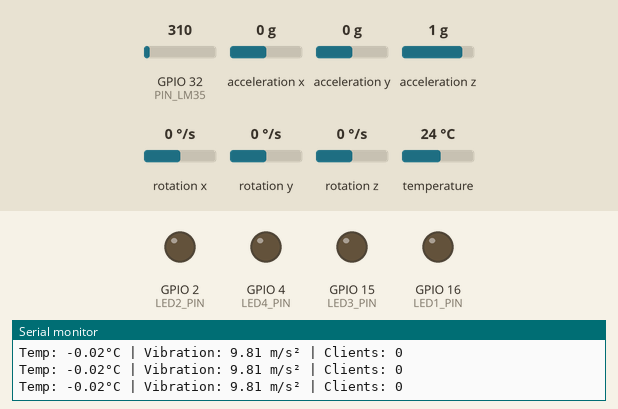
A sketch run on a simulated ESP32. Shown: output pins drawn as LEDs (lit = HIGH), the last lines printed to the serial monitor. Inputs (shaded band) come from the test bench; at power-on: acceleration x 0 g, GPIO 32 (PIN_LM35) = 310, acceleration y 0 g, acceleration z 1 g, rotation x 0 °/s, rotation y 0 °/s, rotation z 0 °/s, temperature 24 °C (analog values on the 0–4095 scale). WiFi joins after 1.5 s; servers stay silent unless stated.

Above: at 2.8 s.
2.9 s: acceleration x set to -0.6 g
4.4 s: acceleration x set to -0.9 g
At 5.3 s:
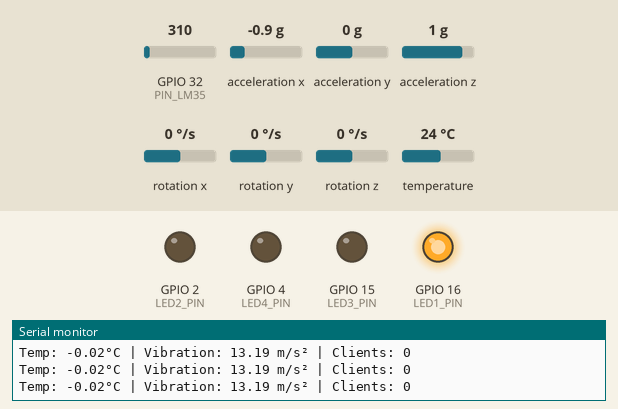
5.9 s: GPIO 32 (PIN_LM35) set to 765
7.4 s: GPIO 32 (PIN_LM35) set to 849
At 7.8 s:
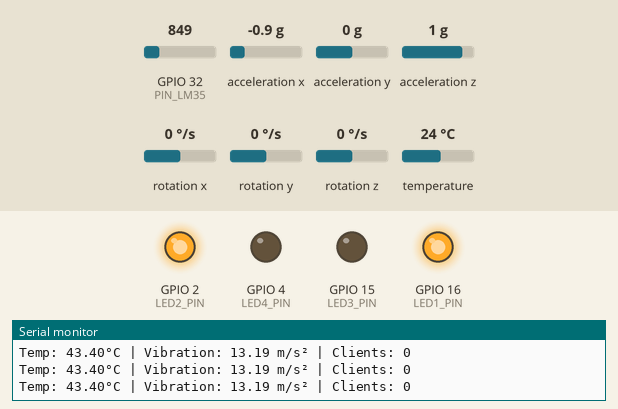
8.9 s: GPIO 32 (PIN_LM35) set to 992
At 10.3 s:
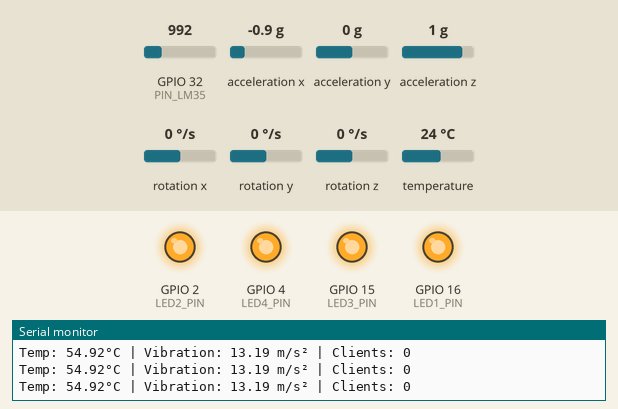
Timing chart, 0 to 11.9 s (numbered marks = the images above; inputs shaded):
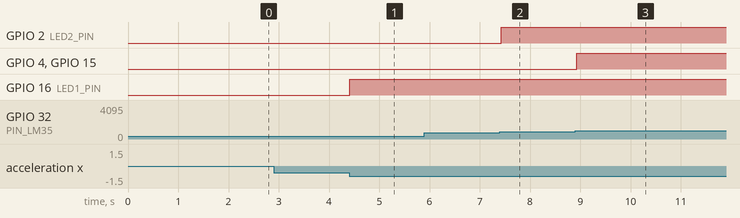

Measured:
- the behaviour switches between -0.7 and -0.8 g on acceleration x (found by bisection; images 0 and 1)
- the behaviour switches between 806 and 807 on GPIO 32 (PIN_LM35) (found by bisection; images 1 and 2)
- after the input at 4.4 s, GPIO 16 (LED1_PIN): LOW → HIGH at once
- after the input at 7.4 s, GPIO 2 (LED2_PIN): LOW → HIGH at once
- after the input at 8.9 s, GPIO 4 (LED4_PIN), GPIO 15 (LED3_PIN): LOW → HIGH at once

The sketch:

lm35-temp-test.ino
```cpp
#include <Adafruit_MPU6050.h>
#include <Adafruit_Sensor.h>
#include <Wire.h>
#include <WiFi.h>
#include <WebSocketsServer.h>
#include <ArduinoJson.h>

// WiFi credentials - CHANGE THESE TO YOUR NETWORK
const char* ssid = "Victors Machine";
const char* password = "COOL12345";

// Create WebSocket server on port 81
WebSocketsServer webSocket = WebSocketsServer(81);

// LM35 temperature sensor constants
#define ADC_VREF_mV 3300.0
#define ADC_RESOLUTION 4096.0
#define PIN_LM35 32

// Calibration offset
#define TEMP_OFFSET -25.0

// LED pins
#define LED1_PIN 16  // ≥35°C
#define LED2_PIN 2   // ≥40°C
#define LED3_PIN 15  // ≥45°C
#define LED4_PIN 4   // ≥50°C

// Temperature thresholds
#define TEMP_THRESHOLD_1 35.0
#define TEMP_THRESHOLD_2 40.0
#define TEMP_THRESHOLD_3 45.0
#define TEMP_THRESHOLD_4 50.0

// Vibration thresholds
#define VIBRATION_THRESHOLD_1 12.0
#define VIBRATION_THRESHOLD_2 16.0
#define VIBRATION_THRESHOLD_3 20.0
#define VIBRATION_THRESHOLD_4 24.0

Adafruit_MPU6050 mpu;

// Keep track of connected clients
int connectedClients = 0;

unsigned long lastSensorRead = 0;
const unsigned long sensorInterval = 100;  // 100ms interval

// Store latest sensor data
struct SensorData {
  float lm35Temp;
  float tempF;
  float mpuTemp;
  float vibration;
  float accelX, accelY, accelZ;
  float gyroX, gyroY, gyroZ;
  bool led1, led2, led3, led4;
  unsigned long timestamp;
} latestData;

void webSocketEvent(uint8_t num, WStype_t type, uint8_t* payload, size_t length) {
  switch (type) {
    case WStype_DISCONNECTED:
      Serial.printf("[WebSocket] Client #%u Disconnected\n", num);
      connectedClients--;
      break;

    case WStype_CONNECTED:
      {
        IPAddress ip = webSocket.remoteIP(num);
        Serial.printf("[WebSocket] Client #%u Connected from %d.%d.%d.%d\n", num, ip[0], ip[1], ip[2], ip[3]);
        connectedClients++;

        // Send current sensor data to newly connected client
        String sensorData = createSensorJSON();
        webSocket.sendTXT(num, sensorData);
        break;
      }

    case WStype_TEXT:
      {
        Serial.printf("[WebSocket] Received text from client #%u: %s\n", num, payload);

        // Handle client requests
        String message = String((char*)payload);
        if (message == "getSensorData") {
          String sensorData = createSensorJSON();
          webSocket.sendTXT(num, sensorData);
        }
        break;
      }

    default:
      break;
  }
}

void setup() {
  Serial.begin(115200);
  analogReadResolution(12);

  // Initialize LED pins
  pinMode(LED1_PIN, OUTPUT);
  pinMode(LED2_PIN, OUTPUT);
  pinMode(LED3_PIN, OUTPUT);
  pinMode(LED4_PIN, OUTPUT);

  // Turn off all LEDs initially
  digitalWrite(LED1_PIN, LOW);
  digitalWrite(LED2_PIN, LOW);
  digitalWrite(LED3_PIN, LOW);
  digitalWrite(LED4_PIN, LOW);

  // Initialize MPU6050
  if (!mpu.begin()) {
    Serial.println("MPU6050 initialization failed!");
    while (1) delay(100);
  }

  Serial.println("MPU6050 initialized successfully");

  // Configure sensor settings
  mpu.setAccelerometerRange(MPU6050_RANGE_8_G);
  mpu.setGyroRange(MPU6050_RANGE_500_DEG);
  mpu.setFilterBandwidth(MPU6050_BAND_5_HZ);

  // Initialize WiFi
  WiFi.begin(ssid, password);
  Serial.print("Connecting to WiFi");

  int wifiAttempts = 0;
  while (WiFi.status() != WL_CONNECTED && wifiAttempts < 20) {
    delay(500);
    Serial.print(".");
    wifiAttempts++;
  }

  if (WiFi.status() == WL_CONNECTED) {
    Serial.println();
    Serial.print("WiFi connected! IP address: ");
    Serial.println(WiFi.localIP());

    // Start WebSocket server
    webSocket.begin();
    webSocket.onEvent(webSocketEvent);

    Serial.println("WebSocket server started on port 81");
    Serial.println("Connect to: ws://" + WiFi.localIP().toString() + ":81");
  } else {
    Serial.println();
    Serial.println("WiFi connection failed! Running in offline mode.");
  }

  delay(100);
}

void loop() {
  // Handle WebSocket events
  if (WiFi.status() == WL_CONNECTED) {
    webSocket.loop();
  }

  // Read sensors at specified interval
  if (millis() - lastSensorRead >= sensorInterval) {
    lastSensorRead = millis();

    // Read LM35 temperature
    int adcVal = analogRead(PIN_LM35);
    float milliVolt = adcVal * (ADC_VREF_mV / ADC_RESOLUTION);
    float lm35Temp = (milliVolt / 10) + TEMP_OFFSET;
    float tempF = lm35Temp * 9 / 5 + 32;

    // Read MPU6050 data
    sensors_event_t accel, gyro, mpuTemp;
    mpu.getEvent(&accel, &gyro, &mpuTemp);

    // Calculate total acceleration magnitude
    float accelMagnitude = sqrt(pow(accel.acceleration.x, 2) + pow(accel.acceleration.y, 2) + pow(accel.acceleration.z, 2));

    // Control LEDs
    controlLEDs(lm35Temp, accelMagnitude);

    // Update stored sensor data
    latestData.lm35Temp = lm35Temp;
    latestData.tempF = tempF;
    latestData.mpuTemp = mpuTemp.temperature;
    latestData.vibration = accelMagnitude;
    latestData.accelX = accel.acceleration.x;
    latestData.accelY = accel.acceleration.y;
    latestData.accelZ = accel.acceleration.z;
    latestData.gyroX = gyro.gyro.x;
    latestData.gyroY = gyro.gyro.y;
    latestData.gyroZ = gyro.gyro.z;
    latestData.led1 = (lm35Temp >= TEMP_THRESHOLD_1) || (accelMagnitude >= VIBRATION_THRESHOLD_1);
    latestData.led2 = (lm35Temp >= TEMP_THRESHOLD_2) || (accelMagnitude >= VIBRATION_THRESHOLD_2);
    latestData.led3 = (lm35Temp >= TEMP_THRESHOLD_3) || (accelMagnitude >= VIBRATION_THRESHOLD_3);
    latestData.led4 = (lm35Temp >= TEMP_THRESHOLD_4) || (accelMagnitude >= VIBRATION_THRESHOLD_4);
    latestData.timestamp = millis();

    // Print to Serial
    Serial.printf("Temp: %.2f°C | Vibration: %.2f m/s² | Clients: %d\n",
                  lm35Temp, accelMagnitude, connectedClients);

    // Send data to all connected WebSocket clients every second
    static unsigned long lastBroadcast = 0;
    if (millis() - lastBroadcast >= 1000 && connectedClients > 0) {
      lastBroadcast = millis();
      String sensorData = createSensorJSON();
      webSocket.broadcastTXT(sensorData);
    }
  }
}

void controlLEDs(float temperature, float vibration) {
  bool tempLED1 = temperature >= TEMP_THRESHOLD_1;
  bool tempLED2 = temperature >= TEMP_THRESHOLD_2;
  bool tempLED3 = temperature >= TEMP_THRESHOLD_3;
  bool tempLED4 = temperature >= TEMP_THRESHOLD_4;

  bool vibLED1 = vibration >= VIBRATION_THRESHOLD_1;
  bool vibLED2 = vibration >= VIBRATION_THRESHOLD_2;
  bool vibLED3 = vibration >= VIBRATION_THRESHOLD_3;
  bool vibLED4 = vibration >= VIBRATION_THRESHOLD_4;

  digitalWrite(LED1_PIN, (tempLED1 || vibLED1) ? HIGH : LOW);
  digitalWrite(LED2_PIN, (tempLED2 || vibLED2) ? HIGH : LOW);
  digitalWrite(LED3_PIN, (tempLED3 || vibLED3) ? HIGH : LOW);
  digitalWrite(LED4_PIN, (tempLED4 || vibLED4) ? HIGH : LOW);
}

String createSensorJSON() {
  DynamicJsonDocument doc(1024);

  doc["timestamp"] = latestData.timestamp;
  doc["lm35_temp_c"] = round(latestData.lm35Temp * 100.0) / 100.0;
  doc["lm35_temp_f"] = round(latestData.tempF * 100.0) / 100.0;
  doc["mpu_temp_c"] = round(latestData.mpuTemp * 100.0) / 100.0;
  doc["vibration"] = round(latestData.vibration * 100.0) / 100.0;

  // Acceleration data
  JsonObject acceleration = doc.createNestedObject("acceleration");
  acceleration["x"] = round(latestData.accelX * 100.0) / 100.0;
  acceleration["y"] = round(latestData.accelY * 100.0) / 100.0;
  acceleration["z"] = round(latestData.accelZ * 100.0) / 100.0;

  // Gyroscope data
  JsonObject rotation = doc.createNestedObject("rotation");
  rotation["x"] = round(latestData.gyroX * 100.0) / 100.0;
  rotation["y"] = round(latestData.gyroY * 100.0) / 100.0;
  rotation["z"] = round(latestData.gyroZ * 100.0) / 100.0;

  // LED status
  JsonObject leds = doc.createNestedObject("leds");
  leds["led1"] = latestData.led1;
  leds["led2"] = latestData.led2;
  leds["led3"] = latestData.led3;
  leds["led4"] = latestData.led4;

  // Alert status
  JsonObject alerts = doc.createNestedObject("alerts");
  alerts["temp_alert"] = latestData.lm35Temp >= TEMP_THRESHOLD_1;
  alerts["vibration_alert"] = latestData.vibration >= VIBRATION_THRESHOLD_1;

  // Connection info
  doc["connected_clients"] = connectedClients;
  doc["wifi_connected"] = WiFi.status() == WL_CONNECTED;

  String output;
  serializeJson(doc, output);
  return output;
}
```
